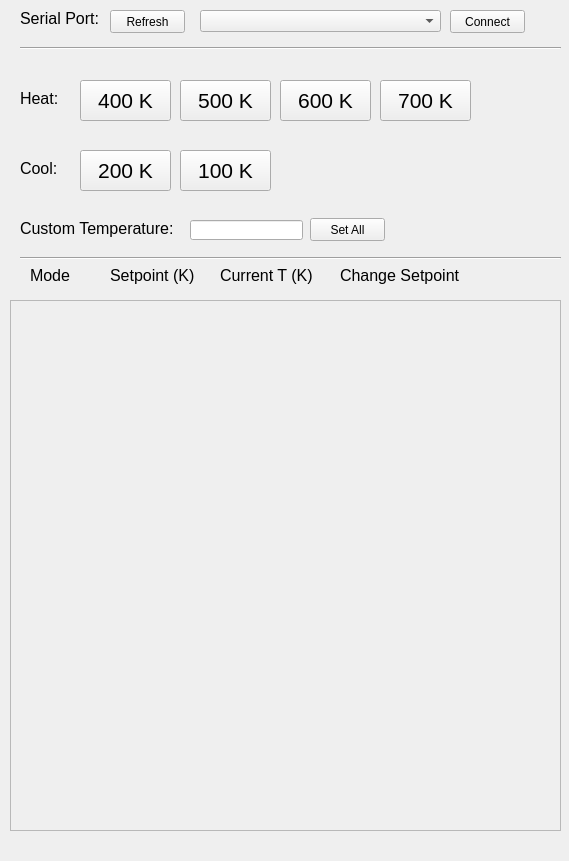
<?xml version="1.0" encoding="UTF-8"?>
<ui version="4.0">
 <class>Form</class>
 <widget class="QWidget" name="Form">
  <property name="geometry">
   <rect>
    <x>0</x>
    <y>0</y>
    <width>569</width>
    <height>861</height>
   </rect>
  </property>
  <property name="windowTitle">
   <string>Form</string>
  </property>
  <widget class="QLineEdit" name="leSetCustomTemp">
   <property name="geometry">
    <rect>
     <x>190</x>
     <y>220</y>
     <width>113</width>
     <height>20</height>
    </rect>
   </property>
  </widget>
  <widget class="QPushButton" name="btn200K">
   <property name="geometry">
    <rect>
     <x>80</x>
     <y>150</y>
     <width>91</width>
     <height>41</height>
    </rect>
   </property>
   <property name="font">
    <font>
     <pointsize>16</pointsize>
    </font>
   </property>
   <property name="text">
    <string>200 K</string>
   </property>
   <property name="checkable">
    <bool>false</bool>
   </property>
  </widget>
  <widget class="QLabel" name="label_11">
   <property name="geometry">
    <rect>
     <x>20</x>
     <y>10</y>
     <width>81</width>
     <height>16</height>
    </rect>
   </property>
   <property name="font">
    <font>
     <pointsize>12</pointsize>
    </font>
   </property>
   <property name="text">
    <string>Serial Port:</string>
   </property>
  </widget>
  <widget class="QPushButton" name="btn500K">
   <property name="geometry">
    <rect>
     <x>180</x>
     <y>80</y>
     <width>91</width>
     <height>41</height>
    </rect>
   </property>
   <property name="font">
    <font>
     <pointsize>16</pointsize>
    </font>
   </property>
   <property name="text">
    <string>500 K</string>
   </property>
   <property name="checkable">
    <bool>false</bool>
   </property>
  </widget>
  <widget class="QLabel" name="label_3">
   <property name="geometry">
    <rect>
     <x>110</x>
     <y>260</y>
     <width>91</width>
     <height>31</height>
    </rect>
   </property>
   <property name="font">
    <font>
     <pointsize>12</pointsize>
    </font>
   </property>
   <property name="text">
    <string>Setpoint (K)</string>
   </property>
  </widget>
  <widget class="QScrollArea" name="scrollArea">
   <property name="geometry">
    <rect>
     <x>10</x>
     <y>300</y>
     <width>551</width>
     <height>531</height>
    </rect>
   </property>
   <property name="widgetResizable">
    <bool>true</bool>
   </property>
   <widget class="QWidget" name="scrollAreaWidgetContents">
    <property name="geometry">
     <rect>
      <x>0</x>
      <y>0</y>
      <width>549</width>
      <height>529</height>
     </rect>
    </property>
   </widget>
  </widget>
  <widget class="QLabel" name="label_14">
   <property name="geometry">
    <rect>
     <x>20</x>
     <y>218</y>
     <width>161</width>
     <height>21</height>
    </rect>
   </property>
   <property name="font">
    <font>
     <pointsize>12</pointsize>
    </font>
   </property>
   <property name="text">
    <string>Custom Temperature:</string>
   </property>
  </widget>
  <widget class="QPushButton" name="btnSetCustomTemp">
   <property name="geometry">
    <rect>
     <x>310</x>
     <y>218</y>
     <width>75</width>
     <height>23</height>
    </rect>
   </property>
   <property name="text">
    <string>Set All</string>
   </property>
  </widget>
  <widget class="QLabel" name="label_5">
   <property name="geometry">
    <rect>
     <x>30</x>
     <y>260</y>
     <width>71</width>
     <height>31</height>
    </rect>
   </property>
   <property name="font">
    <font>
     <pointsize>12</pointsize>
    </font>
   </property>
   <property name="text">
    <string>Mode</string>
   </property>
  </widget>
  <widget class="QLabel" name="label_12">
   <property name="geometry">
    <rect>
     <x>20</x>
     <y>90</y>
     <width>41</width>
     <height>16</height>
    </rect>
   </property>
   <property name="font">
    <font>
     <pointsize>12</pointsize>
    </font>
   </property>
   <property name="text">
    <string>Heat:</string>
   </property>
  </widget>
  <widget class="QComboBox" name="cbSerial">
   <property name="geometry">
    <rect>
     <x>200</x>
     <y>10</y>
     <width>241</width>
     <height>22</height>
    </rect>
   </property>
  </widget>
  <widget class="QPushButton" name="btn100K">
   <property name="geometry">
    <rect>
     <x>180</x>
     <y>150</y>
     <width>91</width>
     <height>41</height>
    </rect>
   </property>
   <property name="font">
    <font>
     <pointsize>16</pointsize>
    </font>
   </property>
   <property name="text">
    <string>100 K</string>
   </property>
   <property name="checkable">
    <bool>false</bool>
   </property>
  </widget>
  <widget class="QPushButton" name="btn400K">
   <property name="geometry">
    <rect>
     <x>80</x>
     <y>80</y>
     <width>91</width>
     <height>41</height>
    </rect>
   </property>
   <property name="font">
    <font>
     <pointsize>16</pointsize>
    </font>
   </property>
   <property name="text">
    <string>400 K</string>
   </property>
   <property name="checkable">
    <bool>false</bool>
   </property>
  </widget>
  <widget class="QLabel" name="label_13">
   <property name="geometry">
    <rect>
     <x>20</x>
     <y>160</y>
     <width>41</width>
     <height>16</height>
    </rect>
   </property>
   <property name="font">
    <font>
     <pointsize>12</pointsize>
    </font>
   </property>
   <property name="text">
    <string>Cool:</string>
   </property>
  </widget>
  <widget class="QPushButton" name="btn600K">
   <property name="geometry">
    <rect>
     <x>280</x>
     <y>80</y>
     <width>91</width>
     <height>41</height>
    </rect>
   </property>
   <property name="font">
    <font>
     <pointsize>16</pointsize>
    </font>
   </property>
   <property name="text">
    <string>600 K</string>
   </property>
   <property name="checkable">
    <bool>false</bool>
   </property>
  </widget>
  <widget class="QPushButton" name="btn700K">
   <property name="geometry">
    <rect>
     <x>380</x>
     <y>80</y>
     <width>91</width>
     <height>41</height>
    </rect>
   </property>
   <property name="font">
    <font>
     <pointsize>16</pointsize>
    </font>
   </property>
   <property name="text">
    <string>700 K</string>
   </property>
   <property name="checkable">
    <bool>false</bool>
   </property>
  </widget>
  <widget class="QLabel" name="label_4">
   <property name="geometry">
    <rect>
     <x>340</x>
     <y>260</y>
     <width>201</width>
     <height>31</height>
    </rect>
   </property>
   <property name="font">
    <font>
     <pointsize>12</pointsize>
    </font>
   </property>
   <property name="text">
    <string>Change Setpoint</string>
   </property>
  </widget>
  <widget class="QPushButton" name="btnSerialConnect">
   <property name="geometry">
    <rect>
     <x>450</x>
     <y>10</y>
     <width>75</width>
     <height>23</height>
    </rect>
   </property>
   <property name="text">
    <string>Connect</string>
   </property>
  </widget>
  <widget class="Line" name="line_2">
   <property name="geometry">
    <rect>
     <x>20</x>
     <y>40</y>
     <width>541</width>
     <height>16</height>
    </rect>
   </property>
   <property name="orientation">
    <enum>Qt::Horizontal</enum>
   </property>
  </widget>
  <widget class="Line" name="line">
   <property name="geometry">
    <rect>
     <x>20</x>
     <y>250</y>
     <width>541</width>
     <height>16</height>
    </rect>
   </property>
   <property name="orientation">
    <enum>Qt::Horizontal</enum>
   </property>
  </widget>
  <widget class="QPushButton" name="btnRefreshPorts">
   <property name="geometry">
    <rect>
     <x>110</x>
     <y>10</y>
     <width>75</width>
     <height>23</height>
    </rect>
   </property>
   <property name="text">
    <string>Refresh</string>
   </property>
  </widget>
  <widget class="QLabel" name="label_2">
   <property name="geometry">
    <rect>
     <x>220</x>
     <y>260</y>
     <width>101</width>
     <height>31</height>
    </rect>
   </property>
   <property name="font">
    <font>
     <pointsize>12</pointsize>
    </font>
   </property>
   <property name="text">
    <string>Current T (K)</string>
   </property>
  </widget>
  <widget class="LEDWidget" name="connectLED" native="true">
   <property name="geometry">
    <rect>
     <x>530</x>
     <y>11</y>
     <width>21</width>
     <height>21</height>
    </rect>
   </property>
  </widget>
  <widget class="LEDWidget" name="monitorLED" native="true">
   <property name="geometry">
    <rect>
     <x>550</x>
     <y>270</y>
     <width>21</width>
     <height>21</height>
    </rect>
   </property>
  </widget>
 </widget>
 <customwidgets>
  <customwidget>
   <class>LEDWidget</class>
   <extends>QWidget</extends>
   <header>led.h</header>
   <container>1</container>
  </customwidget>
 </customwidgets>
 <resources/>
 <connections/>
</ui>
